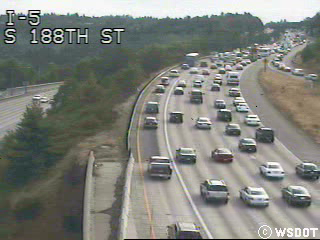
#> input picture frame 5 of second_dataset/102.avi, 320 x 240 px, given in place of video1.avi, which was not available
$ python detect.py
#> lines starting #> are read from the running program, lines starting #| are printed output that depends on the picture; after the words box and inside, x2 and y2 are one past the last pixel; in counts of white or black regions, pixels touching at a corner belong together; pictures that were not available may be replaced by others from this repository, and a replacement may not be noted
#> further down, frames is the input picture: shape (240, 320, 3); mean B, G, R 123.5, 129.8, 127.8
# OpenCV Python program to detect cars in video frame
# import libraries of python OpenCV
import cv2

# capture frames from a video
cap = cv2.VideoCapture('dataset/video1.avi')

# Trained XML classifiers describes some features of some object we want to detect
car_cascade = cv2.CascadeClassifier('cars.xml')

def rotate(image,angle):
#> called with angle = 12
    (h, w) = image.shape[:2]
#> h = 240; w = 320
    center = (w / 2, h)
#> center = (160, 240)

    # rotate the image by 180 degrees
    M = cv2.getRotationMatrix2D(center, angle, 1.0)
    rotated = cv2.warpAffine(image, M, (w, h))
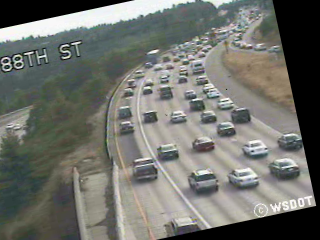
#> rotated: shape (240, 320, 3); mean B, G, R 107.2, 112.9, 111.5
    return rotated


def count_cars(image,ind):
    # convert to gray scale of each frames
    gray = cv2.cvtColor(image, cv2.COLOR_BGR2GRAY)

    # Detects cars of different sizes in the input image
    cars = car_cascade.detectMultiScale(gray, 1.1, 1)

    # To draw a rectangle in each cars
    for (x,y,w,h) in cars:
        cv2.rectangle(image,(x,y),(x+w,y+h),(0,0,255),2)

    cv2.namedWindow("Channels"+str(ind))
    cv2.imshow('Channels'+str(ind), image)
    return len(cars)


# loop runs if capturing has been initialized.
while True:
    # reads frames from a video
    ret, frames = cap.read()
    north_up = rotate(frames,12)
    north_down = north_up[20:330, 0:150]
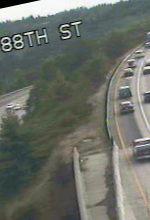
#> north_down: shape (220, 150, 3); mean B, G, R 103, 110.9, 106.9
    north_up = north_up[20:300, 150:300]
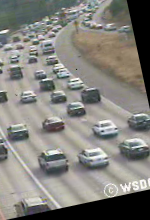
#> north_up: shape (220, 150, 3); mean B, G, R 124.2, 129.6, 131.1
    south_up =frames[300:550,0:300]
#> south_up = empty array

    cnt1 = count_cars(north_down,1)
#> in count_cars, `cars = car_cascade.detectMultiScale(gray, 1.1, 1)`: cars = ()
#> cnt1 = 0
    cnt2 = count_cars(north_up,2)
#> call 2 of count_cars, with ind = 2
#> in count_cars (call 2), `gray = cv2.cvtColor(image, cv2.COLOR_BGR2GRAY)`:
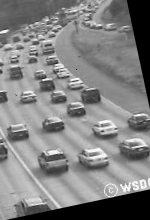
#> gray: shape (220, 150); min 0, max 255, mean 129.4
#> in count_cars (call 2), `cars = car_cascade.detectMultiScale(gray, 1.1, 1)`: cars = [[36, 73, 24, 24], [18, 86, 23, 23], [46, 84, 26, 26], [61, 93, 30, 30], [70, 68, 43, 43], [28, 98, 45, 45], [48, 123, 72, 72]]
#> the loop in count_cars (call 2), `for (x,y,w,h) in cars:` made 7 passes
#> after the loop in count_cars (call 2), `for (x,y,w,h) in cars:`:
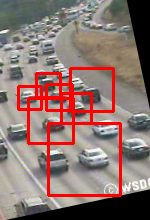
#> image: shape (220, 150, 3); 8.4% of pixels changed, all inside (x1, y1, x2, y2) = (17, 67, 122, 197)
#> cnt2 = 7
    cnt3 = count_cars(south_up,3)
#> (the run stopped early here; a loop or call above may not have finished)

$ run again, starting later in the video
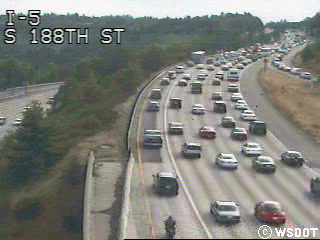
#> input picture frame 23 of second_dataset/102.avi, 320 x 240 px, given in place of video1.avi, which was not available
#> frames is the input picture: shape (240, 320, 3); mean B, G, R 123, 129.2, 127.7
#> south_up = empty array
#> cars = ()
#> cnt1 = 0
#> in count_cars (call 2), `gray = cv2.cvtColor(image, cv2.COLOR_BGR2GRAY)`:
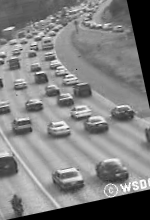
#> gray: shape (220, 150); min 0, max 255, mean 129
#> cars = [[107, 18, 21, 21], [21, 42, 22, 22], [31, 65, 22, 22], [41, 78, 24, 24], [4, 72, 27, 27], [10, 82, 41, 41], [0, 104, 42, 42], [34, 109, 43, 43]]
#> the loop in count_cars (call 2), `for (x,y,w,h) in cars:` made 8 passes
#> after the loop in count_cars (call 2), `for (x,y,w,h) in cars:`:
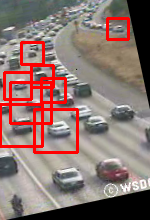
#> image: shape (220, 150, 3); mean B, G, R 112, 116.7, 139.6
#> cnt2 = 8

$ run again, starting later in the video
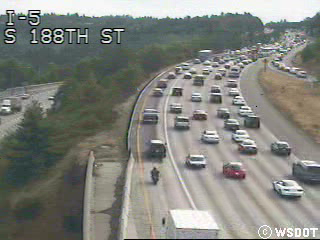
#> input picture frame 42 of second_dataset/102.avi, 320 x 240 px, given in place of video1.avi, which was not available
#> frames is the input picture: shape (240, 320, 3); mean B, G, R 125.3, 131.4, 129.8
#> south_up = empty array
#> cars = ()
#> cnt1 = 0
#> in count_cars (call 2), `gray = cv2.cvtColor(image, cv2.COLOR_BGR2GRAY)`:
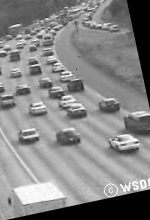
#> gray: shape (220, 150); min 0, max 255, mean 134.2
#> cars = [[31, 70, 26, 26], [20, 90, 36, 36], [87, 80, 43, 43], [37, 109, 53, 53], [96, 120, 51, 51]]
#> the loop in count_cars (call 2), `for (x,y,w,h) in cars:` made 5 passes
#> after the loop in count_cars (call 2), `for (x,y,w,h) in cars:`:
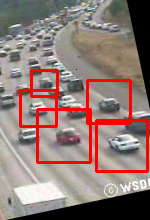
#> image: shape (220, 150, 3); mean B, G, R 118.3, 123, 144
#> cnt2 = 5
